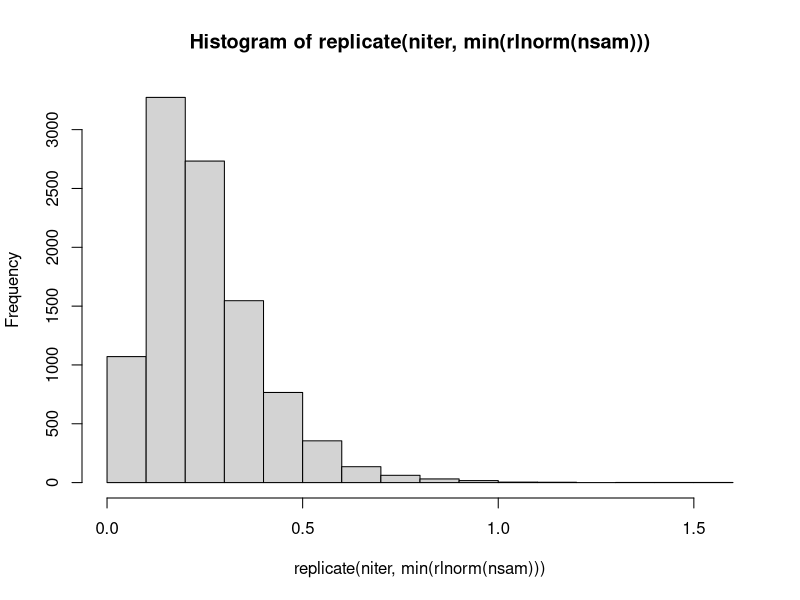

Source code (R):
## ---- chunk 1
#| echo: false
#| message: false

library(ggplot2)
## ---- chunk 2
niter = 10^4
nsam = 10
hist(replicate(niter,min(rlnorm(nsam))))
